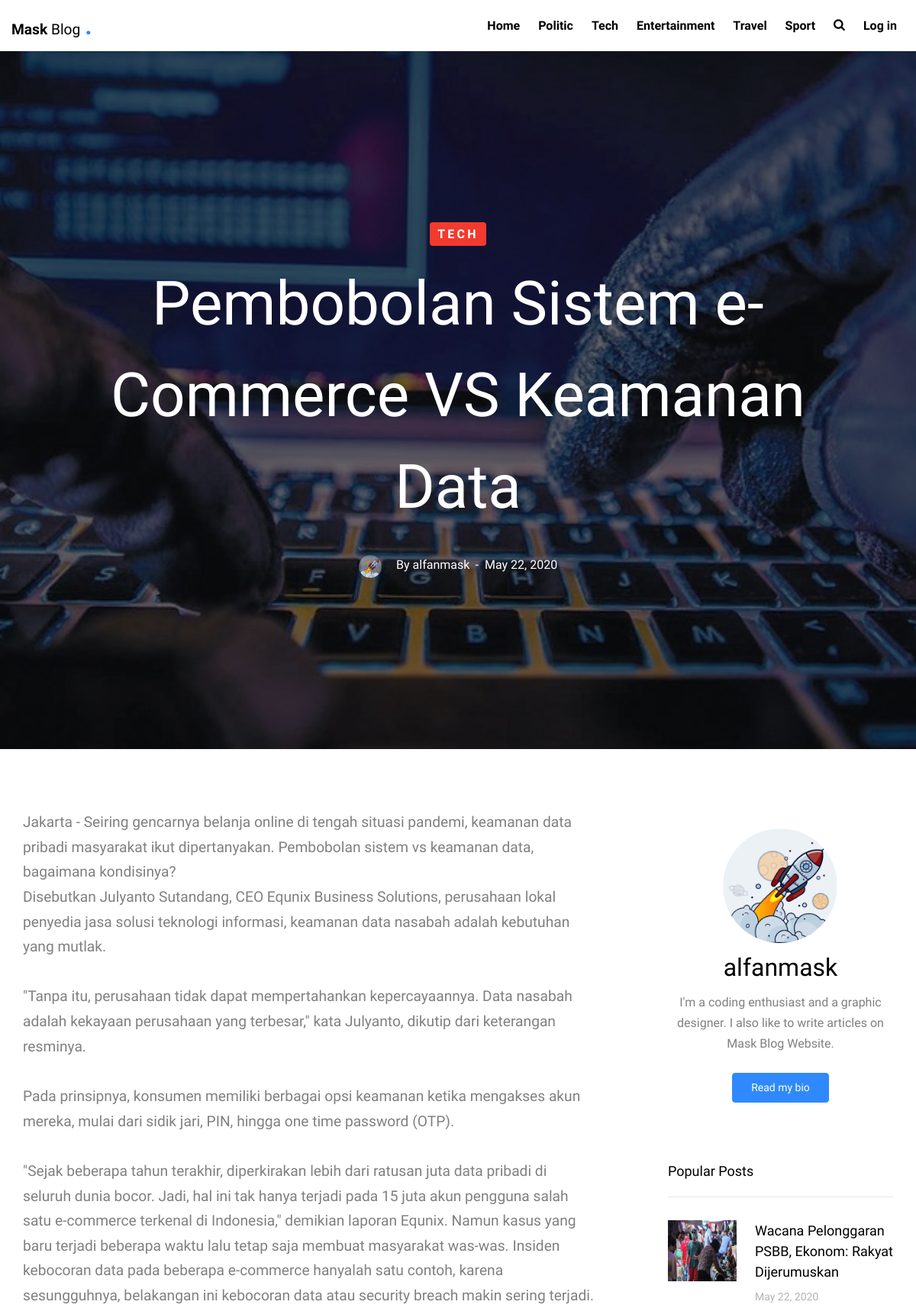
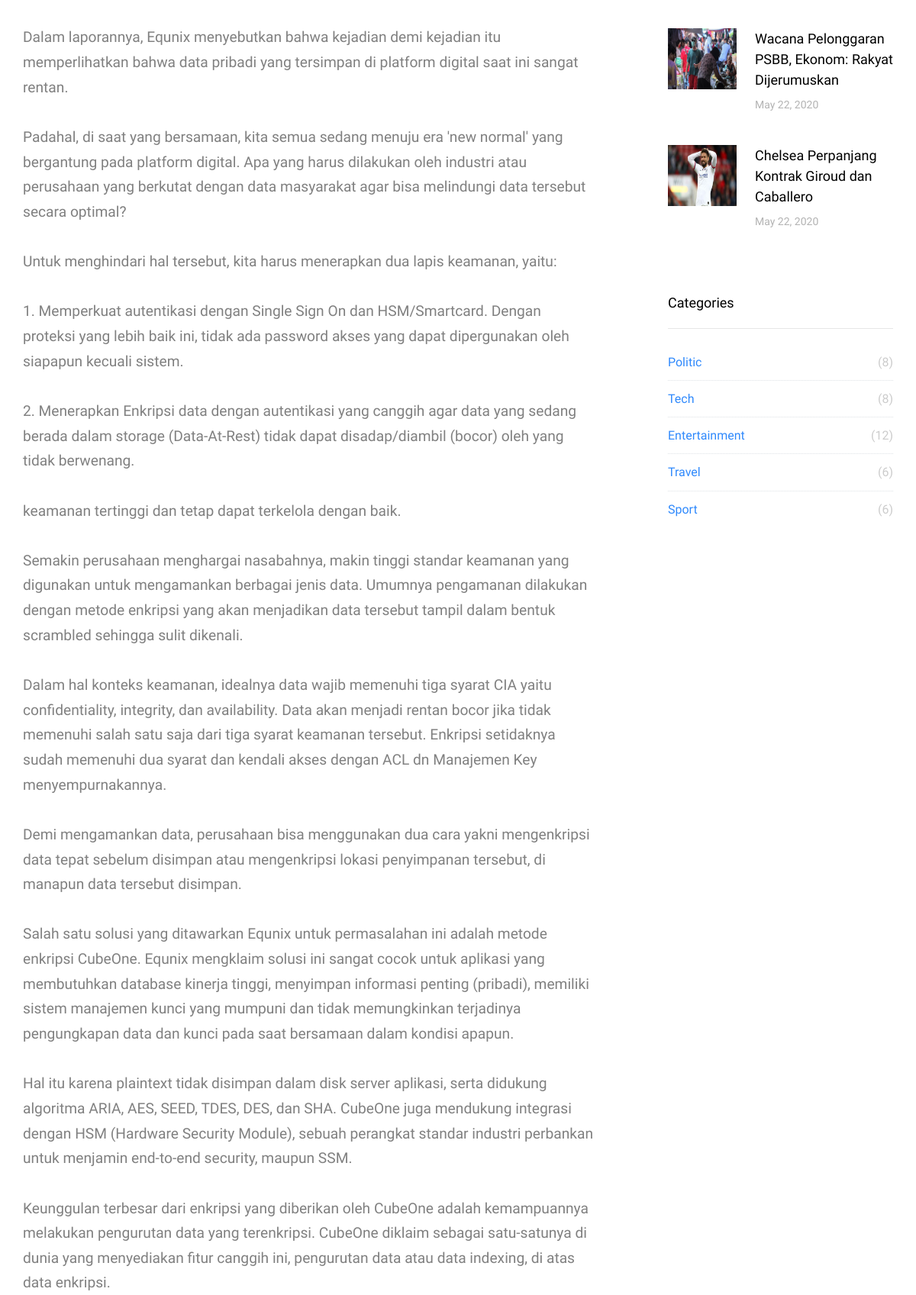
/blog/article/32 (upper part), run on the app's committed database (2 pictures, top to bottom).
### tables this page shows
CREATE TABLE `tb_blog` (
  `id` int(11) NOT NULL,
  `title` varchar(128) NOT NULL,
  `category` varchar(128) NOT NULL,
  `article` text NOT NULL,
  `image` varchar(128) NOT NULL,
  `date` varchar(100) NOT NULL,
  `writer` varchar(256) NOT NULL,
  `view` int(11) NOT NULL
);

CREATE TABLE `tb_user` (
  `id` int(11) NOT NULL,
  `username` varchar(128) NOT NULL,
  `email` varchar(128) NOT NULL,
  `password` varchar(256) NOT NULL,
  `role` int(11) NOT NULL,
  `image` varchar(100) NOT NULL,
  `bio_name` varchar(100) NOT NULL,
  `bio_desc` text NOT NULL,
  `bio_age` int(128) NOT NULL,
  `bio_address` varchar(100) NOT NULL,
  `bio_hobby` varchar(100) NOT NULL
);

### application/controllers/Blog.php (called while the page is built, shortened)
<?php
class Blog extends CI_Controller{
    public function __construct(){
      $this->load->model('model_blog');
      $this->load->model('model_user');
      $this->load->helper('date');
    }
    public function article($id_blog){
      $data['id']               = $id_blog;
      $data['blog']             = $this->model_blog->get_blog('tb_blog',$id_blog)[0];
      $data['blogs']            = $this->model_blog->get_all_blog('tb_blog')->result_array();
      $data['blog_headers']     = $this->model_blog->get_blog_headers('tb_blog');
      $data['parent_comments']  = $this->model_blog->get_all_comments_by_status('tb_komen','0',$id_blog)->result_array();
      $data['child_comments']   = $this->model_blog->get_all_comments('tb_komen',$id_blog)->result_array();
      $user_role_admin          = (array) $this->model_user->getAdmin('tb_user','1')->result_array();
      $user_role_admin_allfield = (array) $this->model_user->getAdminAllFields('tb_user','1')->result_array();
      $data['user_role_admin'] = array();
      foreach ($user_role_admin as $admin) {
        array_push($data['user_role_admin'],$admin['username']);
      }
      foreach($user_role_admin_allfield as $admin){
        if($data['blog']['writer'] == $admin['username']){
          $data['writer']       = $admin['image'];
          $data['bio_name']     = $admin['bio_name'];
          $data['bio_desc']     = $admin['bio_desc'];
          $data['bio_age']      = $admin['bio_age'];
          $data['bio_address']  = $admin['bio_address'];
          $data['bio_hobby']    = $admin['bio_hobby'];
        }
      }
      $views = array();
      for ($i = 0; $i < sizeof($data['blogs']); $i++) {
        array_push($views,$data['blogs'][$i]['view']);
      }
      rsort($views);
      $popular_1  = $this->model_blog->getPopularBlog('tb_blog',$views[0]);
      $popular_2  = $this->model_blog->getPopularBlog('tb_blog',$views[1]);
      $popular_3  = $this->model_blog->getPopularBlog('tb_blog',$views[2]);
      $data['populars'] = [$popular_1,$popular_2,$popular_3];
      $cur_view = $this->model_blog->getView('tb_blog',$id_blog)->result_array()[0]['view'];
      $this->model_blog->updateView('tb_blog',$id_blog,$cur_view + 1);
      $this->load->view('templates/header');
      $this->load->view('blog',$data);
      $this->load->view('templates/footer');
    }
}

### index.php (called while the page is built, shortened)
<?php
require_once BASEPATH.'core/CodeIgniter.php';

### application/models/Model_user.php (called while the page is built, shortened)
<?php
class Model_user extends CI_Model{
    public function getAdmin($table,$role){
        $this->db->select('username');
    	$this->db->where('role',$role);
    	return $this->db->get($table);
    }
    public function getAdminAllFields($table,$role){
        $this->db->where('role',$role);
        return $this->db->get($table);
    }
}

### application/models/Model_blog.php (called while the page is built, shortened)
<?php
class Model_blog extends CI_Model{
    public function get_blog($table,$id){
        $this->db->where('id',$id);
        return $this->db->get($table)->result_array();
    }
    public function getPopularBlog($table,$view){
        $this->db->where('view',$view);
        return $this->db->get($table)->row();
    }
    public function get_blog_headers($table){
        $this->db->where('category','Politic');
        $politic = $this->db->get($table,1)->result_array();
        $this->db->where('category','Tech');
        $tech = $this->db->get($table,1)->result_array();
        $this->db->where('category','Entertainment');
        $entertainment = $this->db->get($table,1)->result_array();
        $this->db->where('category','Travel');
        $travel = $this->db->get($table,1)->result_array();
        $this->db->where('category','Sport');
        $sport = $this->db->get($table,1)->result_array();
        $blogs = [
            'politic'           => (!sizeof($politic)<=0) ? $politic[0] : $politic,
            'tech'              => (!sizeof($tech)<=0) ? $tech[0] : $tech,
            'entertainment'     => (!sizeof($entertainment)<=0) ? $entertainment[0] : $entertainment,
            'travel'            => (!sizeof($travel)<=0) ? $travel[0] : $travel,
            'sport'             => (!sizeof($sport)<=0) ? $sport[0] : $sport
        ];
        return $blogs;
    }
    public function getView($table, $id){
        $this->db->where('id',$id);
        return $this->db->get($table);
    }
    public function updateView($table,$id,$view){
        $this->db->set('view',$view);
        $this->db->where('id',$id);
        $this->db->update($table);
    }
    public function get_all_comments($table,$komen_blog){
        $this->db->where('komen_blog',$komen_blog);
        return $this->db->get($table);
    }
    public function get_all_comments_by_status($table,$komen_status,$komen_blog){
        $this->db->where('komen_status',$komen_status);
        $this->db->where('komen_blog',$komen_blog);
        return $this->db->get($table);
    }
}

### application/views/blog.php (the view, shortened to what this page needs)
<?= '<div class="site-cover site-cover-sm same-height overlay single-page" style="background-image: url('.base_url('uploads/'.$blog['image']).')">' ?>
  <div class="container">
    <div class="row same-height justify-content-center">
      <div class="col-md-12 col-lg-10">
        <div class="post-entry text-center">
          <?php if(strtoupper($blog['category']) == 'TECH') : ?>
            <span class="post-category text-white bg-danger mb-3"><?= $blog['category'] ?></span>
          <?php endif; ?>
          <h1 class="mb-4"><a href="#" class="post-title"><?= $blog['title'] ?></a></h1>
          <div class="post-meta align-items-center text-center">
            <?= '<figure class="author-figure mb-0 mr-3 d-inline-block"><img src="'.base_url().'uploads/admins/'.$writer.'" alt="Image" class="img-fluid"></figure>' ?>
            <span class="post-writer d-inline-block mt-1">By <?= $blog['writer'] ?></span>
            <span class="post-date">&nbsp;-&nbsp; <?= $blog['date'] ?></span>
          </div>
        </div>
      </div>
    </div>
  </div>
</div>
<section class="site-section py-lg">
  <div class="container">
    <div class="row blog-entries element-animate" style="margin:0 !important;padding:0 !important;">
      <div class="col-md-12 col-lg-8 main-content">
        <div class="post-content-body">
          <p><?= nl2br($blog['article']) ?></p>
        </div>
      </div>
      <div class="col-md-12 col-lg-4 sidebar">
        <div class="sidebar-box">
          <div class="bio text-center">
            <?= '<img src="'.base_url().'uploads/admins/'.$writer.'" alt="'.base_url().'uploads/admins/'.$writer.'" class="img-fluid mt-4 mb-2">' ?>
            <div class="bio-body">
              <h2><?= $blog['writer'] ?></h2>
              <p class="mb-4"><?= $bio_desc ?></p>
              <p>
                <a href="#" class="btn btn-primary btn-sm rounded px-4 py-2 btn-modal-bio" data-toggle="modal" data-target="#modal-bio">
                  Read my bio
                </a>
              </p>
            </div>
          </div>
        </div>
        <div class="sidebar-box">
          <h3 class="heading popular-posts-title">Popular Posts</h3>
          <div class="post-entry-sidebar">
            <ul>
              <?php foreach ($populars as $popular) : ?>
                <li>
                  <a href="<?= base_url('blog/article/').$popular->id ?>">
                    <img src="<?= base_url('uploads/').$popular->image ?>" alt="Image placeholder" class="mr-4" style="height:80px;">
                    <div class="text">
                      <h4><?= $popular->title ?></h4>
                      <div class="post-meta">
                        <span class="mr-2"><?= $popular->date ?> </span>
                      </div>
                    </div>
                  </a>
                </li>
              <?php endforeach; ?>
            </ul>
          </div>
        </div>
        <div class="sidebar-box">
          <h3 class="heading categories-title">Categories</h3>
          <ul class="categories">
            <?php
              $politic = 0; $tech = 0; $entertainment = 0; $travel = 0; $sport = 0;
              for($i = 0; $i < sizeof($blogs); $i++){
                if(strtolower($blogs[$i]['category']) == 'politic'){
                  $politic++;
                }
              }
              for($i = 0; $i < sizeof($blogs); $i++){
                if(strtolower($blogs[$i]['category']) == 'tech'){
                  $tech++;
                }
              }
              for($i = 0; $i < sizeof($blogs); $i++){
                if(strtolower($blogs[$i]['category']) == 'entertainment'){
                  $entertainment++;
                }
              }
              for($i = 0; $i < sizeof($blogs); $i++){
                if(strtolower($blogs[$i]['category']) == 'travel'){
                  $travel++;
                }
              }
              for($i = 0; $i < sizeof($blogs); $i++){
                if(strtolower($blogs[$i]['category']) == 'sport'){
                  $sport++;
                }
              }
            ?>
            <li><a href="<?= base_url('category/politic/1') ?>">Politic <span>(<?= $politic ?>)</span></a></li>
            <li><a href="<?= base_url('category/tech/1') ?>">Tech <span>(<?= $tech ?>)</span></a></li>
            <li><a href="<?= base_url('category/entertainment/1') ?>">Entertainment <span>(<?= $entertainment ?>)</span></a></li>
            <li><a href="<?= base_url('category/travel/1') ?>">Travel <span>(<?= $travel ?>)</span></a></li>
            <li><a href="<?= base_url('category/sport/1') ?>">Sport <span>(<?= $sport ?>)</span></a></li>
          </ul>
        </div>
      </div>
    </div>
  </div>
</section>

### assets/css/style.css (style rules this page uses)
body { line-height: 1.7; color: gray; font-weight: 300; font-size: 1rem; background: #fff; font-family: "Muli", -apple-system, BlinkMacSystemFont, "Segoe UI", Roboto, "Helvetica Neue", Arial, sans-serif, "Apple Color Emoji", "Segoe UI Emoji", "Segoe UI Symbol", "Noto Color Emoji"; }
a { -webkit-transition: .3s all ease; -o-transition: .3s all ease; transition: .3s all ease; color: #2f89fc; }
h1, h2, h3, h4, h5, .h1, .h2, .h3, .h4, .h5 { font-family: "Muli", -apple-system, BlinkMacSystemFont, "Segoe UI", Roboto, "Helvetica Neue", Arial, sans-serif, "Apple Color Emoji", "Segoe UI Emoji", "Segoe UI Symbol", "Noto Color Emoji"; line-height: 1.5; color: #000; }
.btn { border-radius: 0; }
.site-section { padding: 2.5em 0; }
@media (min-width: 768px) { .site-section { padding: 5em 0; } }
.container { max-width: 1200px; }
.site-cover { background-size: cover; background-position: top center; position: relative; }
.site-cover.overlay:before { background: rgba(0, 0, 0, 0.6); position: absolute; content: ""; top: 0; left: 0; right: 0; bottom: 0; }
.site-cover, .site-cover .same-height { padding: 7em 0; }
.site-cover .post-entry .post-meta { color: #fff; font-size: 13px; }
.site-cover .post-entry .post-meta .author-figure img { width: 30px; border-radius: 50%; }
.site-cover.single-page h1 { font-size: 2rem; color: #fff; }
@media (min-width: 992px) { .site-cover.single-page h1 { font-size: 5rem; } }
.site-cover.single-page h1 a { color: #fff; }
.post-meta { font-size: 13px; color: #b3b3b3; }
.post-category { display: inline-block; padding: 2px 10px; border-radius: 4px; letter-spacing: .2em; font-weight: 700; font-size: .6rem; text-transform: uppercase; }
.blog-entries .post-meta { margin-bottom: 20px; font-size: 14px; color: #b3b3b3; }
.sidebar { padding-left: 5em; }
.sidebar-box { margin-bottom: 4em; font-size: 15px; width: 100%; float: left; background: #fff; }
.sidebar-box *:last-child { margin-bottom: 0; }
.sidebar-box .heading { font-size: 18px; margin-bottom: 30px; padding-bottom: 20px; border-bottom: 1px solid #e6e6e6; }
.categories, .sidelink { padding: 0; margin: 0; font-weight: 400; }
.categories li, .sidelink li { padding: 0; margin: 0; position: relative; margin-bottom: 10px; padding-bottom: 10px; border-bottom: 1px dotted #dee2e6; list-style: none; }
.categories li:last-child, .sidelink li:last-child { margin-bottom: 0; border-bottom: none; padding-bottom: 0; }
.categories li a, .sidelink li a { display: block; font-size: 16px; }
.categories li a span, .sidelink li a span { position: absolute; right: 0; top: 0; color: #ccc; -webkit-transition: .3s all ease; -o-transition: .3s all ease; transition: .3s all ease; }
.post-entry-sidebar .post-meta { font-size: 14px; color: #b3b3b3; }
.post-entry-sidebar ul { padding: 0; margin: 0; }
.post-entry-sidebar ul li { list-style: none; padding: 0 0 20px 0; margin: 0 0 20px 0; }
.post-entry-sidebar ul li a { display: table; }
.post-entry-sidebar ul li a img { width: 90px; }
.post-entry-sidebar ul li a img, .post-entry-sidebar ul li a .text { display: table-cell; vertical-align: middle; }
.post-entry-sidebar ul li a .text h4 { font-size: 18px; }
.bio img { max-width: 150px; border-radius: 50%; }

### application/views/blog.php (style rules this page uses)
.post-category { font-size: 1rem; }
.post-writer { font-size: 1rem; }
.post-date { font-size: 1rem; }
.post-content-body p { font-size: 1.2rem; }
.bio-body p.mb-4 { font-size:1rem; }

### data on the page
tb_blog: image (picture), category "TECH", title "Pembobolan Sistem e-Commerce VS Keamanan Data", writer "alfanmask", date "May 22, 2020", article "Jakarta - Seiring gencarnya belanja online di tengah situasi pandemi, keamanan data pribadi masyarakat ikut dipertanyakan. Pembobolan sistem vs keamanan data, bagaimana kondisinya? Disebutkan Julyanto Sutandang, CEO Equnix Business Solutions, perusahaan lokal penyedia jasa solusi teknologi informasi, keamanan data nasabah adalah kebutuhan yang mutlak. \"Tanpa itu, perusahaan tidak dapat mempertahankan kepercayaannya. Data nasabah adalah kekayaan perusahaan yang terbesar,\" kata Julyanto, dikutip dari keterangan resminya. Pada prinsipnya, konsumen memiliki berbagai opsi keamanan ketika mengakses akun mereka, mulai dari sidik jari, PIN, hingga one time password (OTP). \"Sejak beberapa tahun…"
tb_user: image (picture), bio_desc "I'm a coding enthusiast and a graphic designer. I also like to write articles on Mask Blog Website."
tb_blog: image (picture), title "Wacana Pelonggaran PSBB, Ekonom: Rakyat Dijerumuskan", date "May 22, 2020"
tb_blog: image (picture), title "Chelsea Perpanjang Kontrak Giroud dan Caballero", date "May 22, 2020"

### other printed values
$politic "8"
$tech "8"
$entertainment "12"
$travel "6"
$sport "6"
